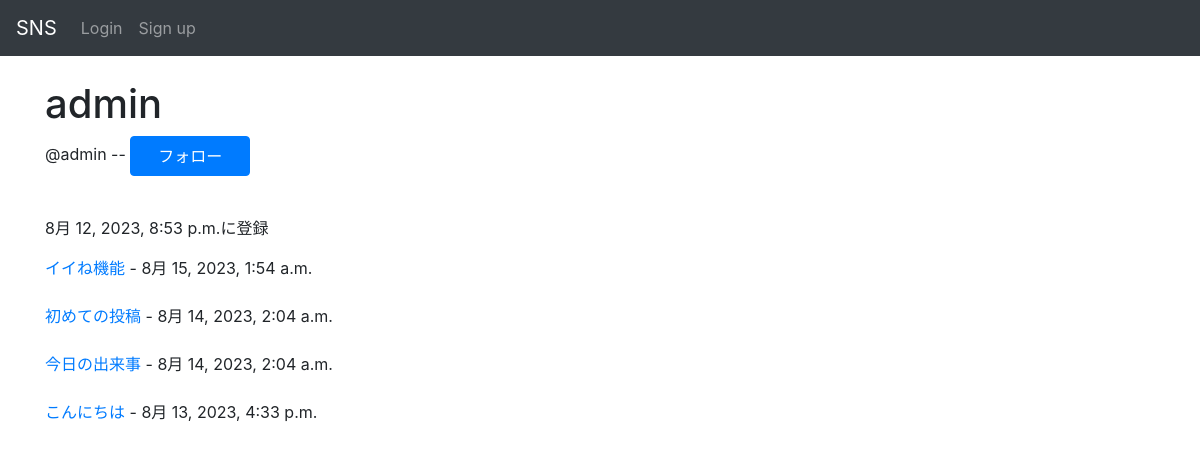
The page /accounts/user/ac20daa5-716d-4be9-b037-15f506b8e887/ on the database as committed earlier.
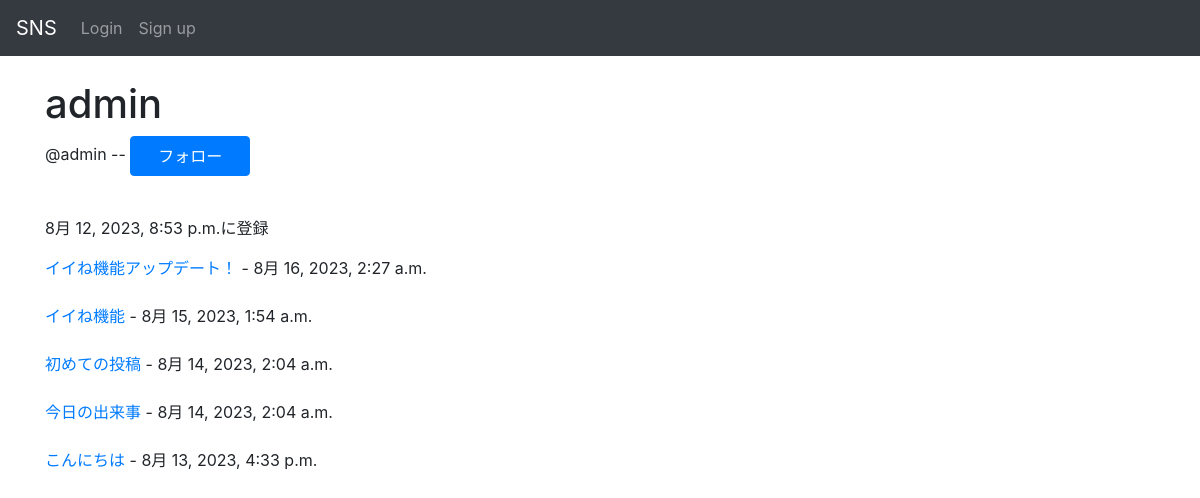
The same page on the database as committed later.
### sns/models.py (models this page shows, shortened)
class Post(models.Model):
    id = models.UUIDField(primary_key=True, default=uuid.uuid4, editable=False)
    title = models.CharField(max_length=50)
    detail = models.CharField(max_length=255)
    author = models.ForeignKey(
        get_user_model(),
        on_delete=models.CASCADE
    )
    created_at = models.DateTimeField(auto_now_add=True)
    good_num = models.IntegerField(default=0)

### accounts/views.py (the view, shortened to what this page needs)
# urls.py: path("user/<str:id>/", views.user_detail, name="user"),
def user_detail(request, id):
    user = get_object_or_404(CustomUser, pk=id)
    post = Post.objects.filter(author=user)
    if request.user.is_anonymous:
        context = {
            "userDetail":user,
            "posts":post,
            "following":False,
        }
        return render(request, "accounts/userDetail.html", context)

### accounts/templates/accounts/userDetail.html (shortened to what this page needs)
{% extends "base.html" %}
{% block content %}
    <h1>
        {{ userDetail.username }}
    </h1>
    <p>
        @{{ userDetail.usertag }} --
        {% if following %}
            フォロー中
            <button type="button" class="btn btn-warning w-120px h-40px"
                onclick="location.href='{% url 'accounts:follow' userDetail.id %}'"> フォロー解除</button>
            <br>
            <br>
        {% elif userDetail.id != user.id %}
            <button type="button" class="btn btn-primary w-120px h-40px"
                onclick="location.href='{% url 'accounts:follow' userDetail.id %}'"> フォロー</button>
            <br>
            <br>
        {% endif %}
    </p>
    <p>
        {{ userDetail.created_at }}に登録
    </p>
    {% for post in posts reversed %}
        <a href='{% url "sns:post" post.id %}'>
            {{ post.title }}
        </a> -
        {{ post.created_at }}
        <br>
        <br>
    {% endfor %}
{% endblock %}

Rows that differ between the two databases and show on the page:
added Post: title "イイね機能アップデート！", created_at "8月 16, 2023, 2:27 a.m."
